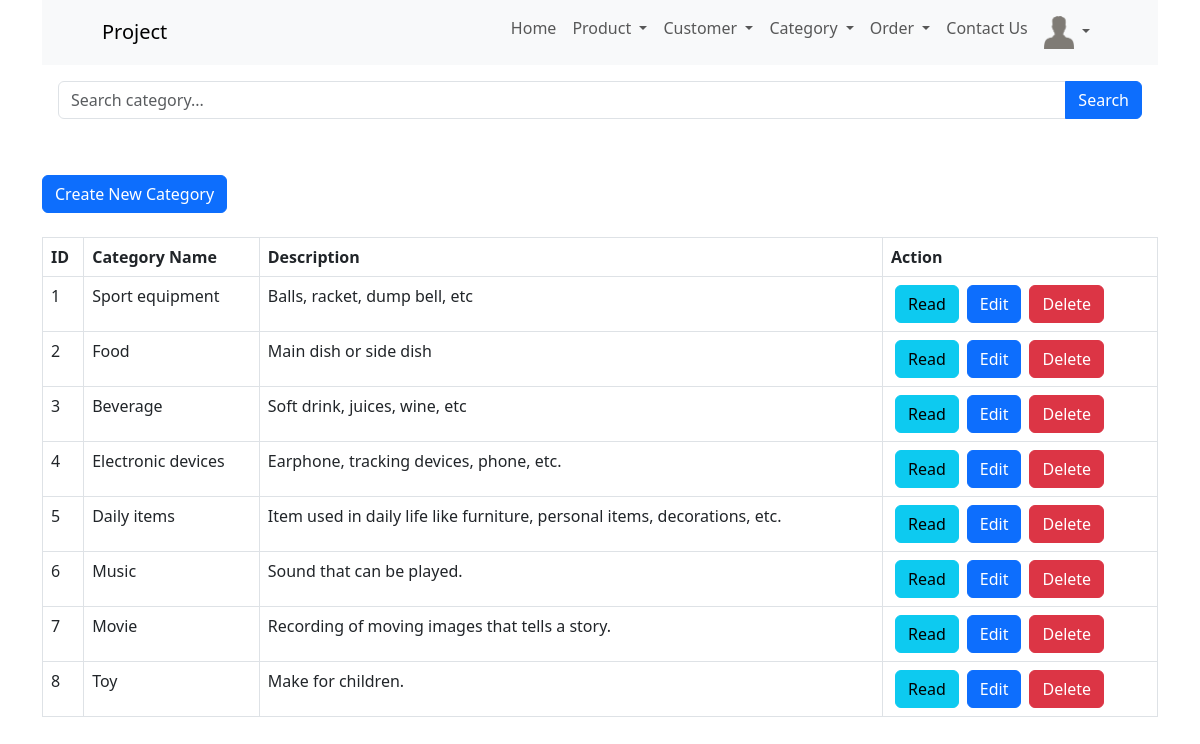
The app's page /category_read.php (signed in) with its own data.
### tables this page shows
CREATE TABLE IF NOT EXISTS `category` (
  `category_id` int NOT NULL AUTO_INCREMENT,
  `category_name` varchar(20) NOT NULL,
  `description` text NOT NULL,
  PRIMARY KEY (`category_id`),
  UNIQUE KEY `category_name` (`category_name`)
);

### category_read.php (the view, shortened to what this page needs)
<html lang="en">
<head>
    <link href="https://cdn.jsdelivr.net/npm/bootstrap@5.3.0/dist/css/bootstrap.min.css" rel="stylesheet">
</head>
<body>
    <div class="container">
        <?php
        include 'menu/menu.php';
        ?>
        <?php
        include 'config/database.php';
        $searchKeyword = isset($_GET['search']) ? $_GET['search'] : '';
        $query = "SELECT * FROM category";
        $query .= " ORDER BY category_id ASC";
        $stmt = $con->prepare($query);
        $stmt->execute();
        $num = $stmt->rowCount();
        echo '<div class="p-3">
            <form method="GET" action="">
                <div class="input-group mb-3">
                    <input type="text" class="form-control" name="search" placeholder="Search category..." value="' . str_replace('%', '', $searchKeyword) . '">
                    <button class="btn btn-primary" type="submit">Search</button>
                </div>
            </form>
        </div>';
        echo "<br><div><a href='category_create.php' class='btn btn-primary m-b-1em'>Create New Category</a></div>" . "<br>";
        if ($num > 0) {
            echo "<table id='product_table' class='table table-hover table-responsive table-bordered'>";
            echo "<tr>";
            echo "<th>ID</th>";
            echo "<th>Category Name</th>";
            echo "<th>Description</th>";
            echo "<th>Action</th>";
            echo "</tr>";
            while ($row = $stmt->fetch(PDO::FETCH_ASSOC)) {
                extract($row);
                echo "<tr>";
                echo "<td>{$category_id}</td>";
                echo "<td>{$category_name}</td>";
                echo "<td>{$description}</td>";
                echo "<td>";
                echo "<a href='category_read_one.php?id={$category_id}' class='btn btn-info m-r-1em mx-1'>Read</a>";
                echo "<a href='category_update.php?id={$category_id}' class='btn btn-primary m-r-1em mx-1'>Edit</a>";
                echo "<a href='#' onclick='delete_product({$category_id});'  class='btn btn-danger mx-1'>Delete</a>";
                echo "</td>";
                echo "</tr>";
            }
            echo "</table>";
        } else {
            echo "<div class='alert alert-danger'>No records found.</div>";
        }
        ?>
    </div>
</body>
</html>

### records on screen
category: category_id "1", category_name "Sport equipment", description "Balls, racket, dump bell, etc"
category: category_id "2", category_name "Food", description "Main dish or side dish"
category: category_id "3", category_name "Beverage", description "Soft drink, juices, wine, etc"
category: category_id "4", category_name "Electronic devices", description "Earphone, tracking devices, phone, etc."
category: category_id "5", category_name "Daily items", description "Item used in daily life like furniture, personal items, decorations, etc."
category: category_id "6", category_name "Music", description "Sound that can be played."
category: category_id "7", category_name "Movie", description "Recording of moving images that tells a story."
category: category_id "8", category_name "Toy", description "Make for children."
